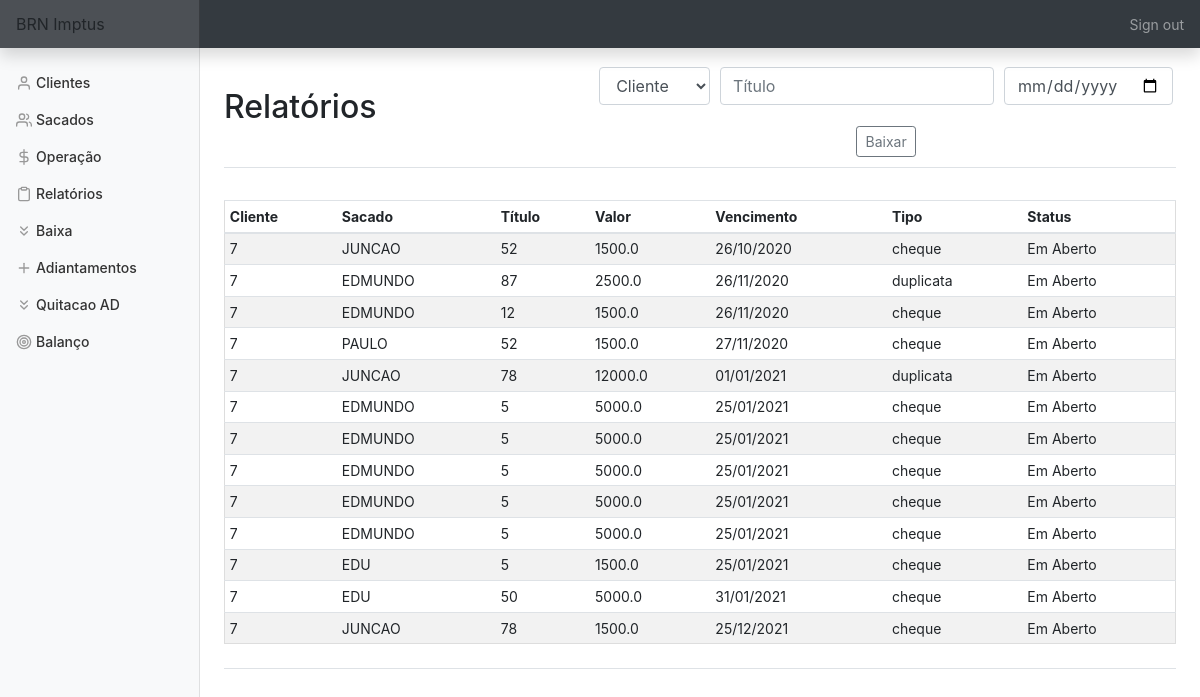
Page /baixa (signed in) on the earlier database version.
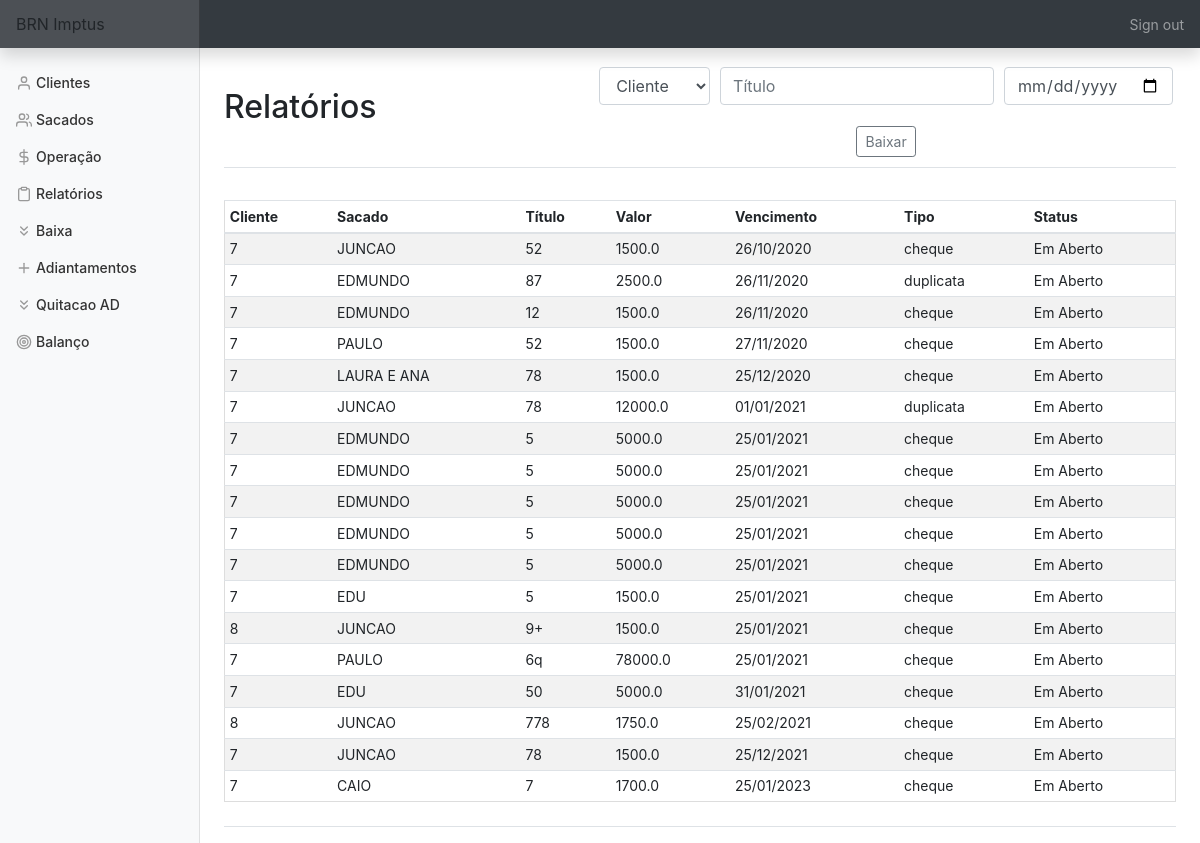
Same page on the later database version.
### tables this page shows
CREATE TABLE titulo (
    cliente_id INTEGER,
    sacado_id INTEGER,
    bordero INTEGER,
    titulo TEXT,
    vencimento DATE,
    valor FLOAT, 
    dt_negoc DATE,
    tipo TEXT,
    status TEXT,
    dt_baixa DATE, nm_sac TEXT,
    FOREIGN KEY (cliente_id) REFERENCES clientes(id),
    FOREIGN KEY (sacado_id) REFERENCES sacados(id));

### app.py (the view, shortened to what this page needs)
@app.route('/baixa', methods=['GET', 'POST'])
@login_required
def baixa():
    con = sqlite3.connect(DATABASE)
    con.row_factory = sqlite3.Row
    cur = con.cursor()
    cliente = cur.execute('SELECT nome FROM clientes')
    cliente = cur.fetchall()
    titlo = cur.execute('SELECT * FROM titulo WHERE status != "Quitado" ORDER BY vencimento')
    titlo = cur.fetchall()
    if request.method == 'GET':
        return render_template('baixa.html', cliente=cliente, titulo=titlo)

### app.py (called while the page is built)
@app.after_request
def after_request(response):
    response.headers["Cache-Control"] = "no-cache, no-store, must-revalidate"
    response.headers["Expires"] = 0
    response.headers["Pragma"] = "no-cache"
    return response

### helper.py (called while the page is built)
def login_required(f):
    @wraps(f)
    def decorated_function(*args, **kwargs):
        if session.get("user_id") is None:
            return redirect("/login")
        return f(*args, **kwargs)
    return decorated_function

### templates/baixa.html (shortened to what this page needs)
{% extends "layout.html" %}
{% block main %}
    <div class='d-flex justify-content-between flex-warp flex-md-nowrap align-items-center pt-3 pb-2 mb-3 border-bottom'>
        <h1 class='h2'>Relatórios</h1>
            <form action='baixa' method='POST'>
                <div class='form-group'>
                        <select class="form-control" name="cliente">
                            <option disabled selected value>Cliente</option>
                        </select>
                        <input name='titulo' autofocus class='form-control' placeholder='Título' type='text'>
                        <input name='dt_baixa' autofocus class='form-control' placeholder='Data da Baixa' type='date'>
                </div>
                <button type='submit' id='baixa' class='btn btn-sm btn-outline-secondary'>Baixar</button>
            </form>
    </div>
    <div class='d-flex justify-content-between flex-warp flex-md-nowrap align-items-center pt-3 pb-2 mb-3 border-bottom'>
        <div class='table-responsive'>
            <table class='table table-striped table-sm'>
                <thead>
                    <tr>
                        <th>Cliente</th>
                        <th>Sacado</th>
                        <th>Título</th>
                        <th>Valor</th>
                        <th>Vencimento</th>
                        <th>Tipo</th>
                        <th>Status</th>
                    </tr>
                </thead>
                <tbody>
                    {% for row in titulo %}
                        <tr>
                            <td>{{ row['cliente_id'] }}</td>
                            <td>{{ row['nm_sac'] }}</td>
                            <td>{{ row['titulo'] }}</td>
                            <td>{{ row['valor'] }}</td>
                            {% set lt = row['vencimento'].split('-') %}
                            <td>{{ lt[2]+'/'+lt[1]+'/'+lt[0] }}</td>
                            <td>{{ row['tipo'] }}</td>
                            <td>{{ row['status'] }}</td>
                        </tr>
                    {% endfor %}
                </tbody>
            </table>
        </div>
    </div>
{% endblock %}

Differences in the rows shown:
added titulo: cliente_id "7", nm_sac "LAURA E ANA", titulo "78", valor "1500.0", vencimento "25/12/2020", tipo "cheque", status "Em Aberto"
added titulo: cliente_id "8", nm_sac "JUNCAO", titulo "9+", valor "1500.0", vencimento "25/01/2021", tipo "cheque", status "Em Aberto"
added titulo: cliente_id "7", nm_sac "PAULO", titulo "6q", valor "78000.0", vencimento "25/01/2021", tipo "cheque", status "Em Aberto"
added titulo: cliente_id "8", nm_sac "JUNCAO", titulo "778", valor "1750.0", vencimento "25/02/2021", tipo "cheque", status "Em Aberto"
added titulo: cliente_id "7", nm_sac "CAIO", titulo "7", valor "1700.0", vencimento "25/01/2023", tipo "cheque", status "Em Aberto"
